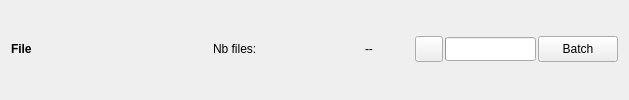
         <widget class="QWidget" name="widget" native="true">
          <layout class="QHBoxLayout" name="horizontalLayout">
           <property name="spacing">
            <number>2</number>
           </property>
           <property name="topMargin">
            <number>0</number>
           </property>
           <property name="bottomMargin">
            <number>2</number>
           </property>
           <item>
            <widget class="QLabel" name="scrollModeLabel">
             <property name="minimumSize">
              <size>
               <width>200</width>
               <height>0</height>
              </size>
             </property>
             <property name="font">
              <font>
               <weight>75</weight>
               <bold>true</bold>
              </font>
             </property>
             <property name="text">
              <string>File</string>
             </property>
            </widget>
           </item>
           <item>
            <widget class="QLabel" name="scrollInfoLabel">
             <property name="minimumSize">
              <size>
               <width>150</width>
               <height>0</height>
              </size>
             </property>
             <property name="text">
              <string>Nb files:</string>
             </property>
            </widget>
           </item>
           <item>
            <widget class="QLabel" name="nbFilesLabel">
             <property name="sizePolicy">
              <sizepolicy hsizetype="Expanding" vsizetype="Preferred">
               <horstretch>0</horstretch>
               <verstretch>0</verstretch>
              </sizepolicy>
             </property>
             <property name="text">
              <string>--</string>
             </property>
            </widget>
           </item>
           <item>
            <spacer name="horizontalSpacer_6">
             <property name="orientation">
              <enum>Qt::Horizontal</enum>
             </property>
             <property name="sizeHint" stdset="0">
              <size>
               <width>40</width>
               <height>20</height>
              </size>
             </property>
            </spacer>
           </item>
           <item>
            <widget class="QPushButton" name="stopLoadButton">
             <property name="maximumSize">
              <size>
               <width>28</width>
               <height>26</height>
              </size>
             </property>
             <property name="toolTip">
              <string>Stop current importation</string>
             </property>
             <property name="statusTip">
              <string>Stop current importation (if there are too many files for example)</string>
             </property>
             <property name="text">
              <string/>
             </property>
             <property name="icon">
              <iconset resource="../../main/piaf.qrc">
               <normaloff>:/images/16x16/dialog-close.png</normaloff>:/images/16x16/dialog-close.png</iconset>
             </property>
            </widget>
           </item>
           <item>
            <widget class="QProgressBar" name="loadProgressBar">
             <property name="sizePolicy">
              <sizepolicy hsizetype="Expanding" vsizetype="Minimum">
               <horstretch>0</horstretch>
               <verstretch>0</verstretch>
              </sizepolicy>
             </property>
             <property name="maximumSize">
              <size>
               <width>100</width>
               <height>24</height>
              </size>
             </property>
             <property name="toolTip">
              <string>Files importation progress</string>
             </property>
             <property name="value">
              <number>0</number>
             </property>
             <property name="textVisible">
              <bool>false</bool>
             </property>
            </widget>
           </item>
           <item>
            <widget class="QPushButton" name="batchButton">
             <property name="maximumSize">
              <size>
               <width>16777215</width>
               <height>26</height>
              </size>
             </property>
             <property name="toolTip">
              <string>Batch process selected files</string>
             </property>
             <property name="text">
              <string>Batch</string>
             </property>
             <property name="icon">
              <iconset resource="../../main/piaf.qrc">
               <normaloff>:/images/22x22/system-run.png</normaloff>:/images/22x22/system-run.png</iconset>
             </property>
             <property name="iconSize">
              <size>
               <width>16</width>
               <height>16</height>
              </size>
             </property>
            </widget>
           </item>
          </layout>
         </widget>
